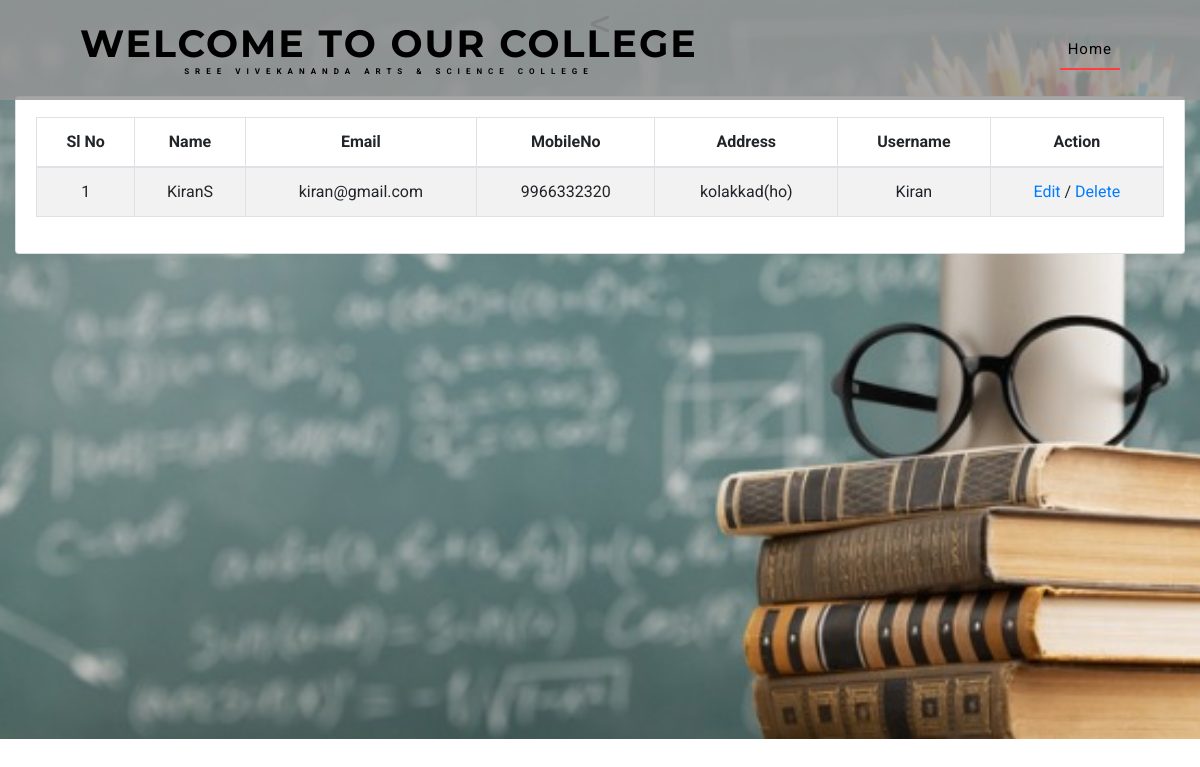
/view_member.php (signed in), run on the app's committed database.
### tables this page shows
CREATE TABLE `tbl_union` (
  `union_id` int(11) NOT NULL,
  `u_name` varchar(20) NOT NULL,
  `u_email` varchar(20) NOT NULL,
  `u_address` varchar(20) NOT NULL,
  `u_phn` varchar(20) NOT NULL,
  `login_id` int(11) NOT NULL
);

### view_member.php (the view, shortened to what this page needs)
<?php
include('connect.php');
$query_ret = mysqli_query($con, "SELECT * FROM tbl_union JOIN tbl_login ON tbl_login.login_id=tbl_union.login_id");
?>
<!DOCTYPE html>
<html lang="zxx">
<head>
    <link href="css/bootstrap.css" type="text/css" rel="stylesheet" media="all">
    <link href="css/style.css" type="text/css" rel="stylesheet" media="all">
	<link rel="stylesheet" href="css/owl.theme.css" type="text/css" media="all">
	<link rel="stylesheet" href="css/owl.carousel.css" type="text/css" media="screen" property="" />
    <link href="css/fontawesome-all.min.css" rel="stylesheet">
</head>
<body>
    <div class="banner1">
        <header>
            <nav class="navbar navbar-expand-lg navbar-light bg-gradient-secondary pt-3">
               <h1><a class="navbar-brand" href="index.php">WELCOME TO OUR COLLEGE
							<span> Sree Vivekananda Arts & Science College</span>
						</a></h1>
                <div class="collapse navbar-collapse" id="navbarSupportedContent">
                    <ul class="navbar-nav ml-auto">
								<li class="nav-item active">
									<a class="nav-link" href="officestaff.php">Home
									</a>
								</li>
					</ul>
				</div>
			</nav>
        </header>
<h1 align="center"><</h1></br></br>
<section class="content">
      <div class="container-fluid">
        <div class="card">
            <div class="card-body">
<table id="category_table" class="table table-bordered table-striped">
                <thead>
                <tr>
                  <th style="text-align: center;">Sl No</th>
                  <th style="text-align: center;">Name</th>
                  <th style="text-align: center;">Email</th>
                  <th style="text-align: center;">MobileNo</th>
                  <th style="text-align: center;">Address</th>
                  <th style="text-align: center;">Username</th>
                  <th style="text-align: center;">Action</th>
                </tr>
                </thead>
                <tbody>
                <?php $i = 0; while($data = mysqli_fetch_assoc($query_ret))
                {
                  $i++;
                ?>
                <tr>
                  <td align="center"><?php echo $i; ?></td>
                  <td align="center"><?php echo $data['u_name']; ?></td>
                  <td align="center"><?php echo $data['u_email']; ?></td>
                  <td align="center"><?php echo $data['u_phn']; ?></td>
                  <td align="center"><?php echo $data['u_address']; ?></td>
                  <td align="center"><?php echo $data['username']; ?></td>
                  <td align="center"><a href="edit_member.php?sc_id=<?php echo $data['login_id']; ?>">Edit</a> / <a href="delete_member.php?sd_id=<?php echo $data['login_id']; ?>" onclick="return confirm('Do you want to delete?');" >Delete</a></td>
                </tr>
                <?php } ?>
              </tbody>
            </table>
             </div>
        </div>
      </div>
    </section>
</body>
</html>

### css/style.css (style rules this page uses)
body { margin: 0; font-family: 'Roboto', sans-serif; background: #fff; }
body a, .slider-info a { transition: 0.5s all; -webkit-transition: 0.5s all; -moz-transition: 0.5s all; -o-transition: 0.5s all; -ms-transition: 0.5s all; text-decoration: none; outline: none; }
h1, h2, h3, h4, h5, h6 { margin: 0; font-family: 'Montserrat', sans-serif; }
ul { margin: 0; padding: 0; }
ul { list-style-type: none; }
header h1, { line-height: 0; }
.navbar-light { padding: 1em 5em; position: absolute; z-index: 999; width: 100%; left: 0; background: #949494d6; }
.navbar-light .navbar-nav .nav-link { color: #000 !important; font-weight: 400; font-size: 15px; letter-spacing: 1px; }
.navbar-light .navbar-nav .show>.nav-link, .navbar-light .navbar-nav .active>.nav-link, .navbar-light .navbar-nav .nav-link.show, .navbar-light .navbar-nav .nav-link.active { color: #fff; border-bottom: 2px solid #ff3c41; }
.navbar-light .navbar-brand { color: #000000; font-size: 38px; font-family: 'Montserrat', sans-serif; font-weight: 700; letter-spacing: 2px; text-transform: uppercase; }
a.navbar-brand span { display: block; font-size: 8px; font-family: 'Roboto', sans-serif; letter-spacing: 6px; text-align: center; text-transform: uppercase; }
ul.navbar-nav.ml-auto { margin-top: 0px; }
.banner1 { background: url(../images/qqq.JPG) center no-repeat; -webkit-background-size: cover; -moz-background-size: cover; -o-background-size: cover; -ms-background-size: cover; background-size: cover; position: relative; height: 739px; }

### data on the page
tbl_union: u_name "KiranS", u_email "kiran@gmail.com", u_phn "9966332320", u_address "kolakkad(ho)", login.username "Kiran"
